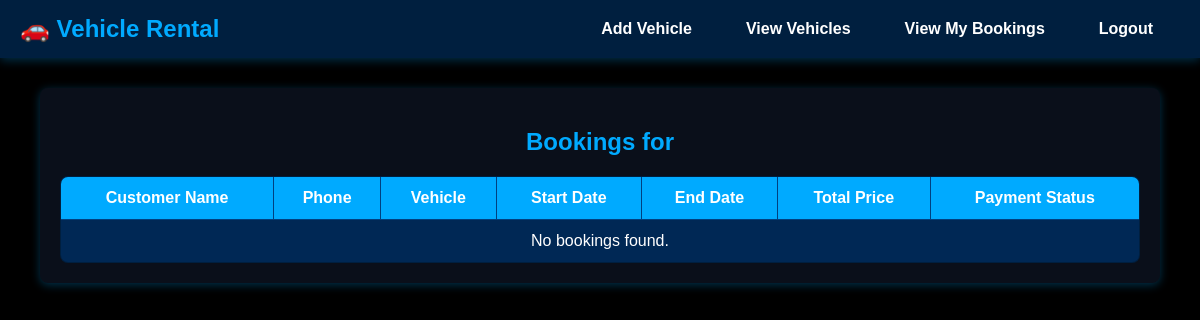
/stafbookings/, run on an earlier commit of the app's database.
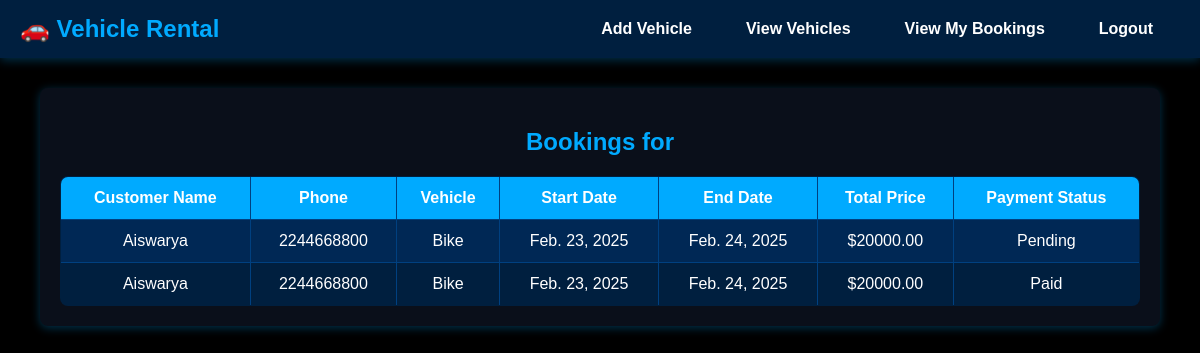
And on a later commit of the database.
### app/models.py (models this page shows, shortened)
class Booking(models.Model):
    customer_name = models.CharField(max_length=100)
    customer_phone = models.CharField(max_length=15)
    vehicle = models.ForeignKey(Vehicle, on_delete=models.CASCADE, related_name="bookings")
    start_date = models.DateField()
    end_date = models.DateField()
    total_price = models.DecimalField(max_digits=10, decimal_places=2, blank=True, null=True)
    payment_status = models.CharField(
        max_length=20,
        choices=[("Pending", "Pending"), ("Paid", "Paid")],
        default="Pending"
    )

class Vehicle(models.Model):
    staf = models.ForeignKey(Staf, on_delete=models.CASCADE, related_name="vehicles")  # Assign vehicles to Staf
    name = models.CharField(max_length=100)
    model = models.CharField(max_length=100)
    price_per_day = models.DecimalField(max_digits=10, decimal_places=2)
    availability = models.BooleanField(default=True)
    image = models.ImageField(upload_to="vehicle_images/", blank=True, null=True)  # Optional Image

### app/views.py (the view)
# urls.py: path("stafbookings/", views.staf_bookings, name="staf_bookings"),
def staf_bookings(request):
    bookings = Booking.objects.all() # Get bookings for Staf's vehicles
    return render(request, "staf/staf_bookings.html", {"bookings": bookings})

### templates/staf/staf_bookings.html (shortened to what this page needs)
<!DOCTYPE html>
<html lang="en">
<head>
</head>
<body>
    <nav class="navbar">
        <div class="logo"><a href="../stafhome"> 🚗 Vehicle Rental </a></div>
        <ul>
            <li><a href="{% url 'add_vehicle' %}">Add Vehicle</a></li>
            <li><a href="{% url 'vehicle_list' %}">View Vehicles</a></li>
            <li><a href="{% url 'staf_bookings' %}">View My Bookings</a></li>
            <li><a href="{% url 'logout' %}">Logout</a></li>
        </ul>
    </nav>
    <div class="container">
        {% block content %}
        <h2>Bookings for {{ staf.name }}</h2>
        <table>
            <tr>
                <th>Customer Name</th>
                <th>Phone</th>
                <th>Vehicle</th>
                <th>Start Date</th>
                <th>End Date</th>
                <th>Total Price</th>
                <th>Payment Status</th>
            </tr>
            {% for booking in bookings %}
            <tr>
                <td>{{ booking.customer_name }}</td>
                <td>{{ booking.customer_phone }}</td>
                <td>{{ booking.vehicle.name }}</td>
                <td>{{ booking.start_date }}</td>
                <td>{{ booking.end_date }}</td>
                <td>${{ booking.total_price }}</td>
                <td>{{ booking.payment_status }}</td>
            </tr>
            {% empty %}
            <tr>
                <td colspan="7">No bookings found.</td>
            </tr>
            {% endfor %}
        </table>
        {% endblock %}
    </div>
</body>
</html>

What changed in the data, as far as the page shows it:
added Booking: customer_name "Aiswarya", customer_phone "2244668800", vehicle.name "Bike", start_date "Feb. 23, 2025", end_date "Feb. 24, 2025", total_price "20000.00", payment_status "Pending"
added Booking: customer_name "Aiswarya", customer_phone "2244668800", vehicle.name "Bike", start_date "Feb. 23, 2025", end_date "Feb. 24, 2025", total_price "20000.00", payment_status "Paid"
Also different on the page:
text no longer shown: "No bookings found."
